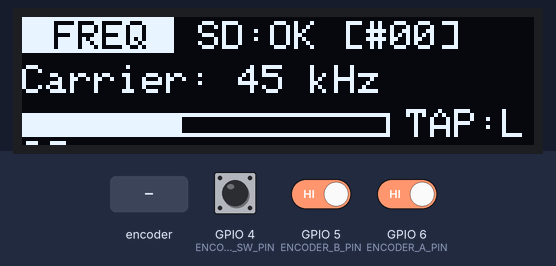
The sketch below on a simulated ESP32-S3. On the bench: 128×32 one-colour display. Inputs (shaded band) come from the test bench; at power-on: GPIO 4 (ENCODER_SW_PIN) HIGH, GPIO 5 (ENCODER_B_PIN) HIGH, GPIO 6 (ENCODER_A_PIN) HIGH. Storage starts empty; what the sketch prints to the serial monitor is not drawn.

Above: at 4.9 s.
5.0 s: GPIO 4 (ENCODER_SW_PIN) driven LOW
At 5.7 s:
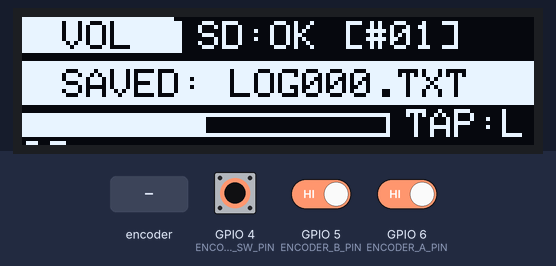
8.0 s: rotary encoder on GPIO 6 (ENCODER_A_PIN) / GPIO 5 (ENCODER_B_PIN) turned 3 steps (first pin leading)
At 9.1 s:
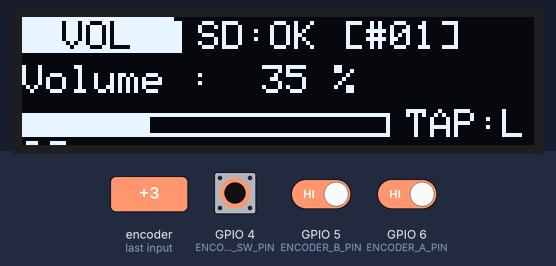
10.1 s: rotary encoder on GPIO 6 (ENCODER_A_PIN) / GPIO 5 (ENCODER_B_PIN) turned 1 step (first pin leading)
At 11.4 s:
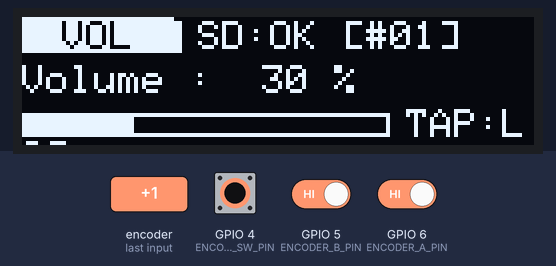
11.8 s: GPIO 4 (ENCODER_SW_PIN) pulsed HIGH 5 times (0.12 s each, 0.3 s apart)
At 13.8 s:
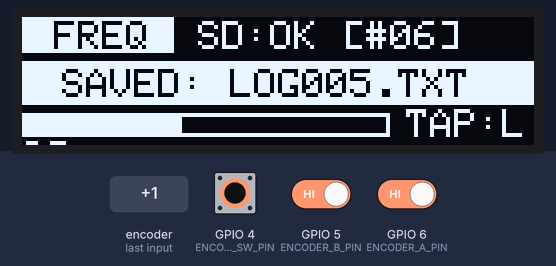
16.1 s: rotary encoder on GPIO 6 (ENCODER_A_PIN) / GPIO 5 (ENCODER_B_PIN) turned 1 step (first pin leading)
At 17.4 s:
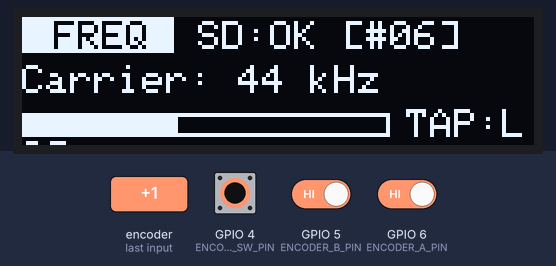
Timing chart, 0 to 18.8 s (numbered marks = the images above; inputs shaded):
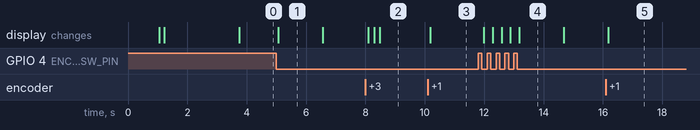

The sketch:

test_04_sd_card.ino
```cpp
/*
 * ==============================================================================
 * TEST 04: INCREMENTAL TEST - OLED + ROTARY ENCODER + MICRO SD CARD
 * ==============================================================================
 * HARDWARE PINOUT / WIRING GUIDE:
 *
 * 1. 0.91" 128x32 OLED Display (I2C):
 *    - VCC           -> ESP32 3V3
 *    - GND           -> ESP32 GND
 *    - SDA           -> ESP32 GPIO 8
 *    - SCL / SCK     -> ESP32 GPIO 9
 *
 * 2. EC11 Rotary Encoder:
 *    - GND           -> ESP32 GND
 *    - VCC / '+'     -> ESP32 3V3 (Only if breakout board has a '+' pin; ignore if bare)
 *    - CLK (Pin A)   -> ESP32 GPIO 6
 *    - DT  (Pin B)   -> ESP32 GPIO 5
 *    - SW  (Switch)  -> ESP32 GPIO 4
 *
 * 3. Micro SD Card Module (SPI):
 *    - VCC           -> ESP32 5V (VIN)* [CRITICAL: see note below!]
 *    - GND           -> ESP32 GND
 *    - CS            -> ESP32 GPIO 10
 *    - MOSI          -> ESP32 GPIO 11
 *    - SCK           -> ESP32 GPIO 12
 *    - MISO          -> ESP32 GPIO 13
 *
 * *IMPORTANT SD POWER NOTE:
 *  Most MicroSD breakout modules (common blue boards) have an onboard 3.3V
 *  regulator chip. They MUST be powered from ESP32 5V (VIN) so the onboard
 *  regulator delivers a clean 3.3V to the card.
 *  (If your board is a rare 3.3V-only board with NO regulator chip, connect to 3V3).
 *
 * REQUIRED ARDUINO LIBRARIES:
 *  - "SdFat" by Bill Greiman
 *  - "Adafruit SSD1306" & "Adafruit GFX"
 *
 * SERIAL MONITOR: 115200 Baud
 * ==============================================================================
 */

#include <Arduino.h>
#include <Wire.h>
#include <Adafruit_GFX.h>
#include <Adafruit_SSD1306.h>
#include <SPI.h>
#include <SdFat.h>
#include "esp_heap_caps.h"

// OLED Definitions
#define OLED_WIDTH    128
#define OLED_HEIGHT   32
#define OLED_RESET    -1
#define OLED_ADDR     0x3C
#define PIN_I2C_SDA   8
#define PIN_I2C_SCL   9
Adafruit_SSD1306 display(OLED_WIDTH, OLED_HEIGHT, &Wire, OLED_RESET);

// Rotary Encoder Definitions
#define ENCODER_A_PIN   6   // CLK
#define ENCODER_B_PIN   5   // DT
#define ENCODER_SW_PIN  4   // Switch (Push button)

// Micro SD Card Definitions (SPI)
#define SD_CS_PIN       10
#define SPI_MOSI_PIN    11
#define SPI_MISO_PIN    13
#define SPI_SCK_PIN     12
#define SPI_SPEED       SD_SCK_MHZ(20)

SdFat sd;
SdFile file;

// State Variables
int virtualFreqKHz = 45;    // Ultrasonic Bat Carrier (10 to 90 kHz)
int virtualVolume = 50;     // Output Volume (0 to 100 %)
enum EncoderMode { MODE_FREQ = 0, MODE_VOL = 1 };
EncoderMode currentMode = MODE_FREQ;

int encoderTicks = 0;
uint8_t lastEncState = 0;
const int TICKS_PER_DETENT = 4;

bool lastButtonReading = HIGH;
bool buttonActive = false;
unsigned long lastDebounceTime = 0;
const unsigned long DEBOUNCE_DELAY = 40;

// Telemetry & SD State
bool sdMounted = false;
float sdCapacityGB = 0.0f;
float sdWriteSpeedKBps = 0.0f;
int fileIndex = 0;
String lastSavedFile = "";
unsigned long saveMessageExpiry = 0;

void drawMainUI() {
  display.clearDisplay();
  display.setTextColor(SSD1306_WHITE);

  // --- TOP ROW: Mode Badge & SD Status ---
  display.setTextSize(1);
  if (currentMode == MODE_FREQ) {
    display.fillRect(0, 0, 38, 9, SSD1306_WHITE);
    display.setTextColor(SSD1306_BLACK, SSD1306_WHITE);
    display.setCursor(2, 1);
    display.print(" FREQ ");
  } else {
    display.fillRect(0, 0, 38, 9, SSD1306_WHITE);
    display.setTextColor(SSD1306_BLACK, SSD1306_WHITE);
    display.setCursor(4, 1);
    display.print(" VOL  ");
  }

  // Top right: SD Card Status & File Index
  display.setTextColor(SSD1306_WHITE);
  display.setCursor(44, 1);
  if (sdMounted) {
    display.printf("SD:OK [#%02d]", fileIndex);
  } else {
    display.print("SD:NO CARD!");
  }

  // --- MIDDLE ROW: Value Display OR Save Feedback ---
  display.setCursor(0, 12);
  if (millis() < saveMessageExpiry) {
    // Show temporary "SAVED!" banner when a file is written
    display.fillRect(0, 11, OLED_WIDTH, 11, SSD1306_WHITE);
    display.setTextColor(SSD1306_BLACK, SSD1306_WHITE);
    display.setCursor(10, 13);
    display.printf("SAVED: %s", lastSavedFile.c_str());
    display.setTextColor(SSD1306_WHITE);
  } else {
    if (currentMode == MODE_FREQ) {
      display.printf("Carrier: %2d kHz", virtualFreqKHz);
    } else {
      display.printf("Volume : %3d %%", virtualVolume);
    }
  }

  // --- BOTTOM SECTION: Graphical Bar Meter ---
  int barWidth = 92;
  int barHeight = 6;
  int barX = 0;
  int barY = 24;

  display.drawRect(barX, barY, barWidth, barHeight, SSD1306_WHITE);

  int fillWidth = 0;
  if (currentMode == MODE_FREQ) {
    fillWidth = map(constrain(virtualFreqKHz, 10, 90), 10, 90, 0, barWidth - 2);
  } else {
    fillWidth = map(constrain(virtualVolume, 0, 100), 0, 100, 0, barWidth - 2);
  }
  if (fillWidth > 0) {
    display.fillRect(barX + 1, barY + 1, fillWidth, barHeight - 2, SSD1306_WHITE);
  }

  // Bottom right action label: "TAP=LOG"
  display.setCursor(96, 23);
  display.print("TAP:LOG");

  display.display();
}

void triggerSDCardWrite() {
  if (!sdMounted) {
    Serial.println("[SD ERROR] Cannot write: SD card not mounted.");
    return;
  }

  // Auto-increment filename: LOG000.TXT, LOG001.TXT...
  char fname[24];
  snprintf(fname, sizeof(fname), "/LOG%03d.TXT", fileIndex);
  fileIndex++;

  Serial.printf("\n[SD WRITE] Creating file '%s'...\n", fname);

  if (file.open(fname, O_WRONLY | O_CREAT | O_TRUNC)) {
    file.println("==========================================");
    file.println("   ESPERDYNE BAT DETECTOR - FIELD LOG     ");
    file.println("==========================================");
    file.printf("Timestamp       : %lu ms\n", millis());
    file.printf("Carrier Freq    : %d kHz\n", virtualFreqKHz);
    file.printf("Volume Setting  : %d %%\n", virtualVolume);
    file.printf("Audio Mode      : %s\n", (currentMode == MODE_FREQ) ? "FREQUENCY" : "VOLUME");
    file.printf("Free PSRAM      : %u bytes (%.2f MB)\n", ESP.getFreePsram(), (float)ESP.getFreePsram() / (1024.0 * 1024.0));
    file.printf("Free SRAM Heap  : %u bytes\n", ESP.getFreeHeap());
    file.println("------------------------------------------");
    file.println("Simulated 5s ultrasonic dump trigger OK.");
    file.println("==========================================");
    file.sync();
    file.close();

    lastSavedFile = String(fname + 1); // e.g. "LOG001.TXT"
    saveMessageExpiry = millis() + 1500; // Display banner for 1.5s
    Serial.printf("[PASS] Successfully wrote metadata log to SD: %s\n", fname);
  } else {
    Serial.printf("[FAIL] Failed to open '%s' for writing!\n", fname);
  }
}

void setup() {
  Serial.begin(115200);
  delay(1000);

  Serial.println("\n=======================================================");
  Serial.println(" ESPERDYNE TEST 04: OLED + ROTARY ENCODER + SD CARD   ");
  Serial.println("=======================================================");

  // 1. Initialize Inputs
  pinMode(ENCODER_A_PIN, INPUT_PULLUP);
  pinMode(ENCODER_B_PIN, INPUT_PULLUP);
  pinMode(ENCODER_SW_PIN, INPUT_PULLUP);
  uint8_t a = digitalRead(ENCODER_A_PIN);
  uint8_t b = digitalRead(ENCODER_B_PIN);
  lastEncState = (a << 1) | b;

  // 2. Initialize OLED
  Wire.begin(PIN_I2C_SDA, PIN_I2C_SCL);
  if (!display.begin(SSD1306_SWITCHCAPVCC, OLED_ADDR)) {
    Serial.println("[FAIL] SSD1306 OLED failed to initialize!");
    while (true) delay(100);
  }

  // Stage 1: OLED Splash Screen
  display.clearDisplay();
  display.setTextColor(SSD1306_WHITE);
  display.setTextSize(1);
  display.setCursor(6, 0);
  display.print("ESPERDYNE BAT-PAM");
  display.drawLine(0, 9, OLED_WIDTH, 9, SSD1306_WHITE);
  display.setCursor(0, 12);
  display.print("Mounting SD Card...");
  display.display();

  // 3. Initialize SPI & MicroSD Card
  Serial.println("Initializing SPI Bus (MOSI=11, MISO=13, SCK=12, CS=10)...");
  SPI.begin(SPI_SCK_PIN, SPI_MISO_PIN, SPI_MOSI_PIN, SD_CS_PIN);

  if (sd.begin(SdSpiConfig(SD_CS_PIN, DEDICATED_SPI, SPI_SPEED))) {
    sdMounted = true;
    uint32_t cardSizeMB = sd.card()->sectorCount() * 512UL / (1024UL * 1024UL);
    sdCapacityGB = (float)cardSizeMB / 1024.0f;
    Serial.printf("[PASS] SD Card Detected! Capacity: %.2f GB\n", sdCapacityGB);

    // Run quick 64KB write benchmark
    const char* benchName = "/bench.tmp";
    if (file.open(benchName, O_WRONLY | O_CREAT | O_TRUNC)) {
      uint8_t buf[512];
      memset(buf, 0xAA, sizeof(buf));
      unsigned long tStart = millis();
      for (int i = 0; i < 128; i++) file.write(buf, sizeof(buf)); // 128 * 512 = 64KB
      file.sync();
      file.close();
      unsigned long dur = millis() - tStart;
      sdWriteSpeedKBps = (64.0f * 1000.0f) / (float)dur;
      sd.remove(benchName);
      Serial.printf("[PASS] Benchmark Write Speed: %.1f KB/sec\n", sdWriteSpeedKBps);
    }

    // Display SD Success on OLED
    display.fillRect(0, 12, OLED_WIDTH, 20, SSD1306_BLACK);
    display.setCursor(0, 12);
    display.printf("SD: %.1f GB [OK]", sdCapacityGB);
    display.setCursor(0, 22);
    display.printf("Speed: %.0f KB/s", sdWriteSpeedKBps);
    display.display();
    delay(2500);

  } else {
    sdMounted = false;
    Serial.println("[FAIL] SD Card initialization failed!");
    Serial.println("-> Check: VCC to 5V (VIN), GND, MOSI=11, MISO=13, SCK=12, CS=10.");

    display.fillRect(0, 12, OLED_WIDTH, 20, SSD1306_BLACK);
    display.setCursor(0, 12);
    display.print("SD Mount FAILED!");
    display.setCursor(0, 22);
    display.print("Check 5V & Wires");
    display.display();
    delay(3000);
  }

  // Switch to main interactive UI
  drawMainUI();
}

void loop() {
  bool needsRedraw = false;

  // 1. Read Rotary Encoder Quadrature Transition
  uint8_t a = digitalRead(ENCODER_A_PIN);
  uint8_t b = digitalRead(ENCODER_B_PIN);
  uint8_t currentState = (a << 1) | b;

  if (currentState != lastEncState) {
    if ((lastEncState == 0b00 && currentState == 0b01) ||
        (lastEncState == 0b01 && currentState == 0b11) ||
        (lastEncState == 0b11 && currentState == 0b10) ||
        (lastEncState == 0b10 && currentState == 0b00)) {
      encoderTicks++;
    } else if ((lastEncState == 0b00 && currentState == 0b10) ||
               (lastEncState == 0b10 && currentState == 0b11) ||
               (lastEncState == 0b11 && currentState == 0b01) ||
               (lastEncState == 0b01 && currentState == 0b00)) {
      encoderTicks--;
    }

    lastEncState = currentState;

    if (abs(encoderTicks) >= TICKS_PER_DETENT) {
      int step = encoderTicks / TICKS_PER_DETENT;
      encoderTicks %= TICKS_PER_DETENT;

      if (currentMode == MODE_FREQ) {
        virtualFreqKHz += step;
        if (virtualFreqKHz < 10) virtualFreqKHz = 10;
        if (virtualFreqKHz > 90) virtualFreqKHz = 90;
        Serial.printf("[ENCODER] Carrier: %2d kHz\n", virtualFreqKHz);
      } else {
        virtualVolume += step * 5;
        if (virtualVolume < 0) virtualVolume = 0;
        if (virtualVolume > 100) virtualVolume = 100;
        Serial.printf("[ENCODER] Volume: %3d %%\n", virtualVolume);
      }
      needsRedraw = true;
    }
  }

  // 2. Read Rotary Encoder Push-Button (SW)
  int reading = digitalRead(ENCODER_SW_PIN);
  if (reading != lastButtonReading) {
    lastDebounceTime = millis();
    lastButtonReading = reading;
  }

  if ((millis() - lastDebounceTime) > DEBOUNCE_DELAY) {
    if (reading == LOW && !buttonActive) {
      buttonActive = true;
      // Write log file to SD card and toggle mode!
      triggerSDCardWrite();
      currentMode = (currentMode == MODE_FREQ) ? MODE_VOL : MODE_FREQ;
      needsRedraw = true;
    } else if (reading == HIGH && buttonActive) {
      buttonActive = false;
    }
  }

  // Clear "SAVED" message after 1.5 seconds
  if (saveMessageExpiry > 0 && millis() > saveMessageExpiry) {
    saveMessageExpiry = 0;
    needsRedraw = true;
  }

  if (needsRedraw) {
    drawMainUI();
  }
}
```

Measured:
- after the input at 5.0 s, the display: changes after 0.07 s (image 1)
- after the input at 8.0 s, the display: first changes after 0.09 s (image 2 shows a later state)
- after the input at 10.1 s, the display: changes after 0.09 s (image 3)
- after the input at 11.8 s, the display: first changes after 0.19 s (image 4 shows a later state)
- after the input at 16.1 s, the display: changes after 0.09 s (image 5)
- what the display in image 1 shows lasts 1.5 s, from 5.1 s to 6.6 s
